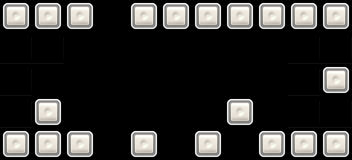

Below is a game level as drawn by its tile map, then a one-line description and the .tmx that defines it (tile-layer data replaced by summaries):
An orthogonal 11x5 tile map with 32x32 px tiles, 1 tile layer (background) and 6 objects (CellNormalPearl0, CellNormalPearl1, CellYellowPearl0, CellNormalPearl2, CellRainDrop0, ...).

<map version="1.0" orientation="orthogonal" width="11" height="5" tilewidth="32" tileheight="32">
 <tileset firstgid="1" name="game_atlas_Q2" tilewidth="32" tileheight="32">
  <image source="game_atlas_Q2.png" width="512" height="512" />
 </tileset>
 <layer name="background" width="11" height="5">
  <data>[55 cells, 55 non-empty, 4 distinct tile ids]</data>
 </layer>
 <objectgroup name="object" width="11" height="5">
  <object name="CellNormalPearl0" x="192" y="32" width="32" height="32" />
  <object name="CellNormalPearl1" x="256" y="64" width="32" height="32" />
  <object name="CellYellowPearl0" x="64" y="64" width="32" height="32" />
  <object name="CellNormalPearl2" x="192" y="96" width="32" height="32" />
  <object name="CellRainDrop0" x="128" y="64" width="32" height="32" />
  <object name="CellYellowWall0" x="32" y="32" width="32" height="32" />
 </objectgroup>
</map>
